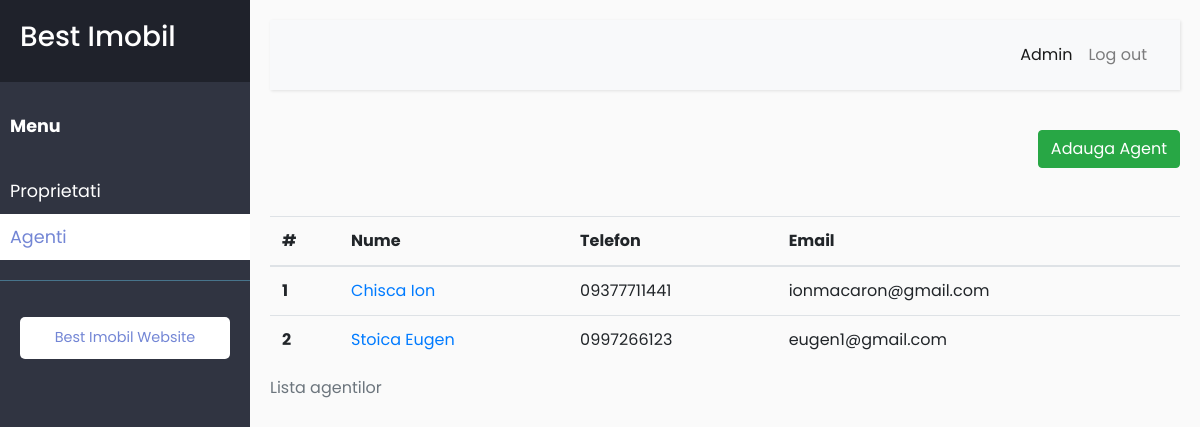
Page /adminpanel.php?page=admin-agents (signed in) on the committed database.
### tables this page shows
CREATE TABLE `agenti` (
  `id` int(11) NOT NULL,
  `nume` varchar(255) DEFAULT NULL,
  `telefon` varchar(255) DEFAULT NULL,
  `email` varchar(255) DEFAULT NULL
);

### admin-agents.php (the view, shortened to what this page needs)
<?php
  $result = $mysql->query("SELECT * FROM `agenti`");
?>
<p class="text-right mb-5">
  <a href="adminpanel.php?page=admin-agent-add" class="btn btn-success">Adauga Agent</a>
</p>
<?php if ($result->num_rows > 0): ?>
  <table class="table">
    <caption>Lista agentilor</caption>
    <thead>
      <tr>
        <th scope="col">#</th>
        <th scope="col">Nume</th>
        <th scope="col">Telefon</th>
        <th scope="col">Email</th>
      </tr>
    </thead>
    <tbody>
    <?php $i = 1; while( $row = $result->fetch_assoc() ): ?>
      <tr>
        <th scope="row"><?php echo $i;?></th>
        <td>
          <a class="btn-link" href="adminpanel.php?page=admin-agent-edit&id=<?php echo $row['id']; ?>">
            <?php echo $row['nume']; ?>
          </a>
        </td>
        <td><?php echo $row['telefon']; ?></td>
        <td><?php echo $row['email']; ?></td>
      </tr>
    <?php $i++; endwhile; ?>
  </tbody>
</table>
<?php else: ?>
    Nu exista agenti!
<?php endif; ?>

### styles/admin.css (style rules this page uses)
body { font-family: "Poppins", sans-serif; background: #fafafa; }
p { font-family: "Poppins", sans-serif; font-size: 1.1em; font-weight: 300; line-height: 1.7em; color: #999; }
a, a:hover, a:focus { color: inherit; text-decoration: none; }

### rows in the picture
agenti: nume "Chisca Ion", telefon "09377711441", email "ionmacaron@gmail.com"
agenti: nume "Stoica Eugen", telefon "0997266123", email "eugen1@gmail.com"
